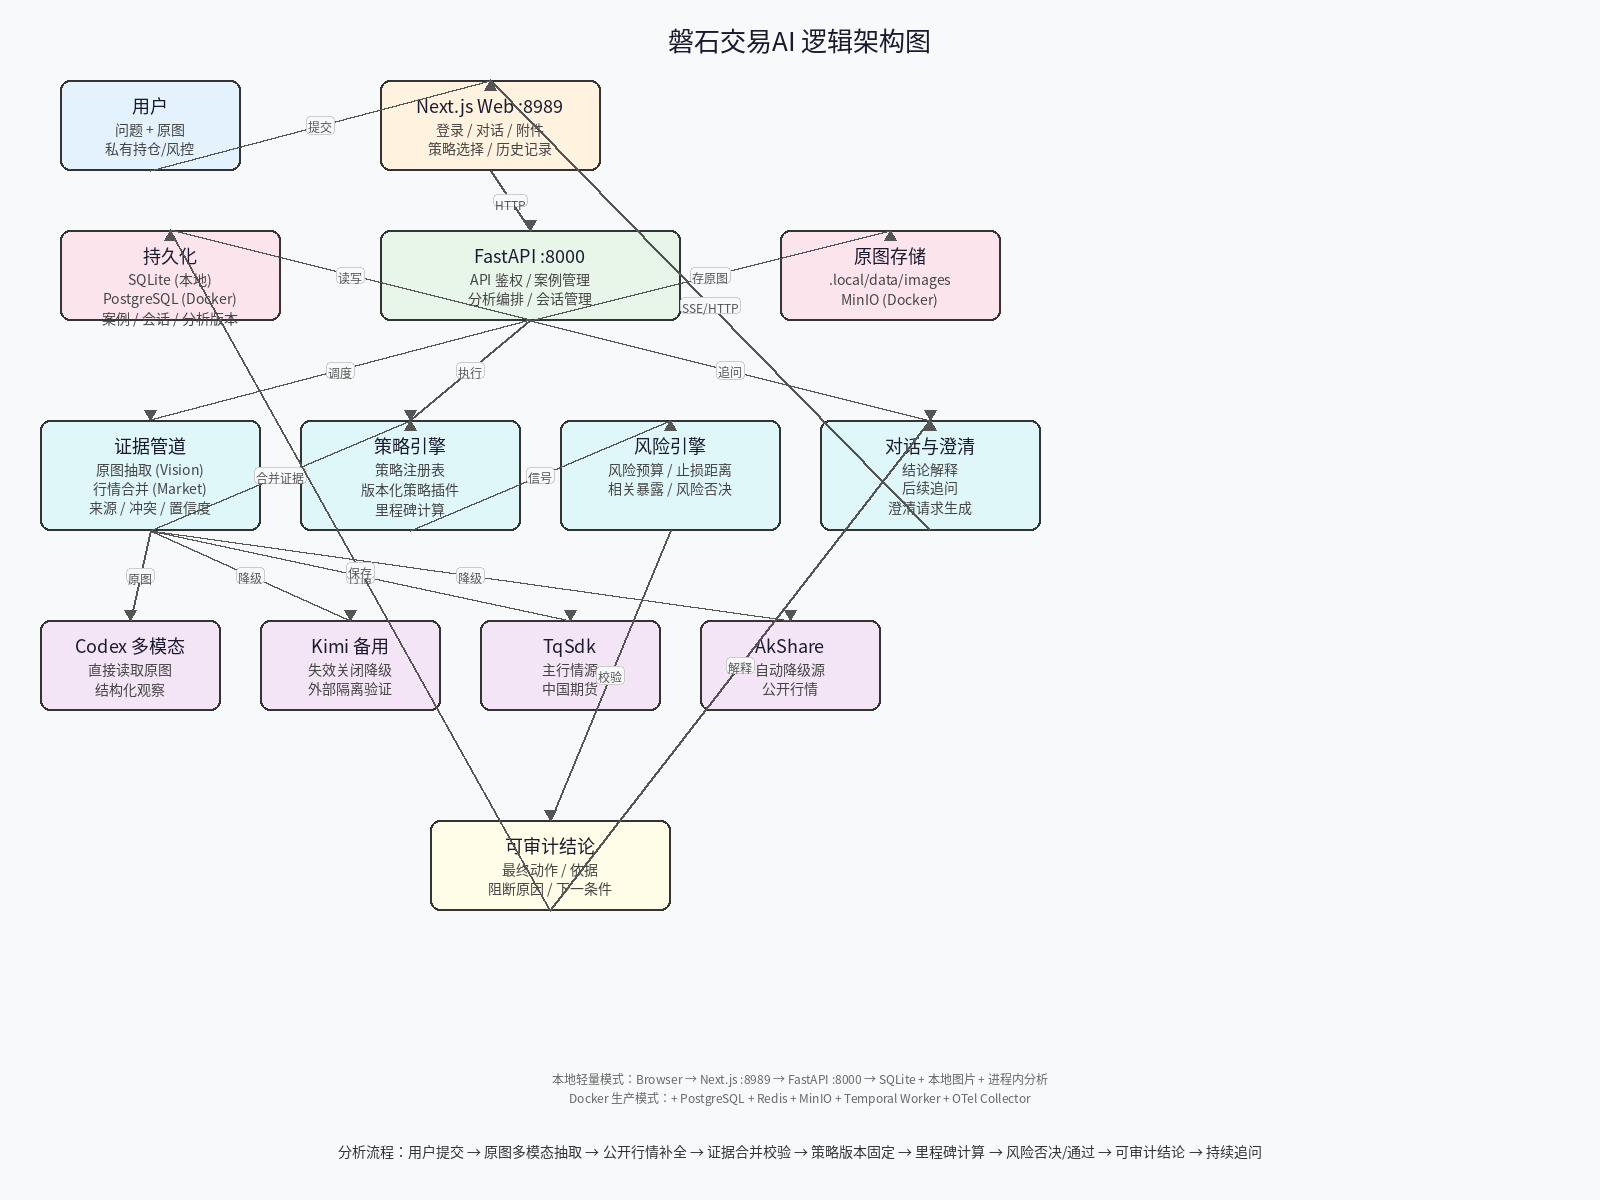

This chart was generated by the following Python code:
"""Generate a logical architecture diagram for panshi-trading-ai."""
from __future__ import annotations

from pathlib import Path
from PIL import Image, ImageDraw, ImageFont


def get_font(size: int) -> ImageFont.FreeTypeFont:
    # Prefer CJK fonts first so Chinese text renders correctly.
    candidates = [
        "/usr/share/fonts/opentype/noto/NotoSansCJK-Regular.ttc",
        "/usr/share/fonts/truetype/noto/NotoSansCJK-Regular.ttc",
        "/usr/share/fonts/noto-cjk/NotoSansCJK-Regular.ttc",
        "/usr/share/fonts/truetype/wqy/wqy-zenhei.ttc",
        "/usr/share/fonts/truetype/dejavu/DejaVuSans.ttf",
        "/usr/share/fonts/truetype/liberation/LiberationSans-Regular.ttf",
    ]
    for path in candidates:
        if Path(path).exists():
            return ImageFont.truetype(path, size)
    return ImageFont.load_default()


def draw_rounded_rect(
    draw: ImageDraw.ImageDraw,
    xy: tuple[int, int, int, int],
    radius: int,
    fill: str,
    outline: str | None = None,
    width: int = 1,
) -> None:
    draw.rounded_rectangle(xy, radius=radius, fill=fill, outline=outline, width=width)


def text_size(draw: ImageDraw.ImageDraw, text: str, font: ImageFont.FreeTypeFont) -> tuple[int, int]:
    bbox = draw.textbbox((0, 0), text, font=font)
    return bbox[2] - bbox[0], bbox[3] - bbox[1]


def main() -> None:
    width, height = 1600, 1200
    img = Image.new("RGB", (width, height), "#f8f9fa")
    draw = ImageDraw.Draw(img)

    title_font = get_font(26)
    header_font = get_font(18)
    body_font = get_font(14)
    small_font = get_font(12)

    # Title
    title = "磐石交易AI 逻辑架构图"
    tw, th = text_size(draw, title, title_font)
    draw.text(((width - tw) // 2, 20), title, fill="#1a1a2e", font=title_font)

    # Colors
    user_color = "#e3f2fd"
    web_color = "#fff3e0"
    api_color = "#e8f5e9"
    persistence_color = "#fce4ec"
    external_color = "#f3e5f5"
    internal_color = "#e0f7fa"
    output_color = "#fffde7"
    arrow_color = "#555555"

    # Layout helpers
    def box(x: int, y: int, w: int, h: int, label: str, sub: str, fill: str) -> tuple[int, int, int, int]:
        draw_rounded_rect(draw, (x, y, x + w, y + h), 10, fill=fill, outline="#333333", width=2)
        lw, lh = text_size(draw, label, header_font)
        draw.text((x + (w - lw) // 2, y + 12), label, fill="#1a1a2e", font=header_font)
        # subtext lines
        lines = sub.split("\n")
        cy = y + 38
        for line in lines:
            sw, sh = text_size(draw, line, body_font)
            draw.text((x + (w - sw) // 2, cy), line, fill="#444444", font=body_font)
            cy += sh + 4
        return x, y, x + w, y + h

    # Row 1: User + Web
    user_b = box(60, 80, 180, 90, "用户", "问题 + 原图\n私有持仓/风控", user_color)
    web_b = box(380, 80, 220, 90, "Next.js Web :8989", "登录 / 对话 / 附件\n策略选择 / 历史记录", web_color)

    # Row 2: FastAPI + Persistence on sides
    db_b = box(60, 230, 220, 90, "持久化", "SQLite (本地)\nPostgreSQL (Docker)\n案例 / 会话 / 分析版本", persistence_color)
    api_b = box(380, 230, 300, 90, "FastAPI :8000", "API 鉴权 / 案例管理\n分析编排 / 会话管理", api_color)
    img_b = box(780, 230, 220, 90, "原图存储", ".local/data/images\nMinIO (Docker)", persistence_color)

    # Row 3: Internal services
    evidence_b = box(40, 420, 220, 110, "证据管道", "原图抽取 (Vision)\n行情合并 (Market)\n来源 / 冲突 / 置信度", internal_color)
    strategy_b = box(300, 420, 220, 110, "策略引擎", "策略注册表\n版本化策略插件\n里程碑计算", internal_color)
    risk_b = box(560, 420, 220, 110, "风险引擎", "风险预算 / 止损距离\n相关暴露 / 风险否决", internal_color)
    conv_b = box(820, 420, 220, 110, "对话与澄清", "结论解释\n后续追问\n澄清请求生成", internal_color)

    # Row 4: External providers
    codex_b = box(40, 620, 180, 90, "Codex 多模态", "直接读取原图\n结构化观察", external_color)
    kimi_b = box(260, 620, 180, 90, "Kimi 备用", "失效关闭降级\n外部隔离验证", external_color)
    tq_b = box(480, 620, 180, 90, "TqSdk", "主行情源\n中国期货", external_color)
    ak_b = box(700, 620, 180, 90, "AkShare", "自动降级源\n公开行情", external_color)

    # Row 5: Output
    output_b = box(430, 820, 240, 90, "可审计结论", "最终动作 / 依据\n阻断原因 / 下一条件", output_color)

    # Arrows helper
    def arrow(a: tuple[int, int, int, int], b: tuple[int, int, int, int], label: str = "") -> None:
        x1 = (a[0] + a[2]) // 2
        y1 = a[3]
        x2 = (b[0] + b[2]) // 2
        y2 = b[1]
        # Adjust for side connections if needed
        if abs(y1 - y2) < 20:
            x1 = a[2]
            x2 = b[0]
            y1 = (a[1] + a[3]) // 2
            y2 = (b[1] + b[3]) // 2
        draw.line([(x1, y1), (x2, y2)], fill=arrow_color, width=2)
        # Arrow head
        if y2 > y1:
            draw.polygon([(x2, y2), (x2 - 6, y2 - 10), (x2 + 6, y2 - 10)], fill=arrow_color)
        elif y2 < y1:
            draw.polygon([(x2, y2), (x2 - 6, y2 + 10), (x2 + 6, y2 + 10)], fill=arrow_color)
        elif x2 > x1:
            draw.polygon([(x2, y2), (x2 - 10, y2 - 6), (x2 - 10, y2 + 6)], fill=arrow_color)
        else:
            draw.polygon([(x2, y2), (x2 + 10, y2 - 6), (x2 + 10, y2 + 6)], fill=arrow_color)
        if label:
            lw, lh = text_size(draw, label, small_font)
            mx, my = (x1 + x2) // 2, (y1 + y2) // 2
            draw.rounded_rectangle((mx - lw // 2 - 2, my - lh // 2 - 2, mx + lw // 2 + 2, my + lh // 2 + 2), radius=4, fill="#f8f9fa", outline="#cccccc")
            draw.text((mx - lw // 2, my - lh // 2), label, fill="#555555", font=small_font)

    # Connections
    arrow(user_b, web_b, "提交")
    arrow(web_b, api_b, "HTTP")

    arrow(api_b, db_b, "读写")
    arrow(api_b, img_b, "存原图")
    arrow(api_b, evidence_b, "调度")
    arrow(api_b, strategy_b, "执行")
    arrow(api_b, conv_b, "追问")

    arrow(evidence_b, codex_b, "原图")
    arrow(evidence_b, kimi_b, "降级")
    arrow(evidence_b, tq_b, "行情")
    arrow(evidence_b, ak_b, "降级")

    arrow(evidence_b, strategy_b, "合并证据")
    arrow(strategy_b, risk_b, "信号")
    arrow(risk_b, output_b, "校验")
    arrow(output_b, db_b, "保存")
    arrow(output_b, conv_b, "解释")
    arrow(conv_b, web_b, "SSE/HTTP")

    # Analysis flow note
    note = (
        "分析流程：用户提交 → 原图多模态抽取 → 公开行情补全 → 证据合并校验 → "
        "策略版本固定 → 里程碑计算 → 风险否决/通过 → 可审计结论 → 持续追问"
    )
    nw, nh = text_size(draw, note, body_font)
    draw.text(((width - nw) // 2, height - 60), note, fill="#333333", font=body_font)

    # Deployment modes note
    modes = (
        "本地轻量模式：Browser → Next.js :8989 → FastAPI :8000 → SQLite + 本地图片 + 进程内分析\n"
        "Docker 生产模式：+ PostgreSQL + Redis + MinIO + Temporal Worker + OTel Collector"
    )
    lines = modes.split("\n")
    my = height - 130
    for line in lines:
        lw, lh = text_size(draw, line, small_font)
        draw.text(((width - lw) // 2, my), line, fill="#666666", font=small_font)
        my += lh + 4

    out_path = Path(__file__).with_suffix(".png")
    img.save(out_path, "PNG")
    print(f"Saved architecture diagram to {out_path}")


if __name__ == "__main__":
    main()
